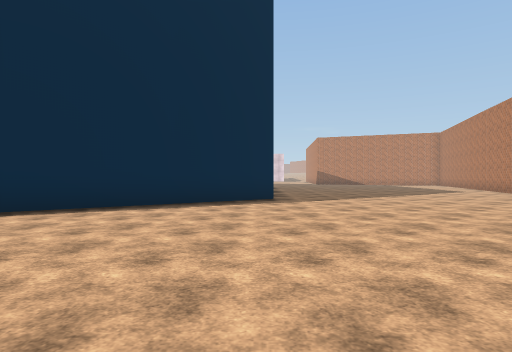
[1] (above)

24 first-person views from a walk through a scene from a Unity 3-D project. The camera is 1.3 m above the floor, looks level and sees 75° across. The floor is counted in squares, 2 m on a side. Each view is taken from the middle of a square. On the plan, view 1 faces up. The plan holds only what a view shows up to about 10 squares ahead; the rest is blank. The place goes on beyond the plan. The player is left out. Some animated figures are not drawn. Some surface patterns are stand-ins.

[2]
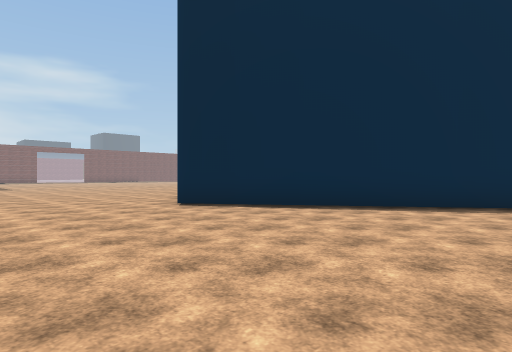

[3]
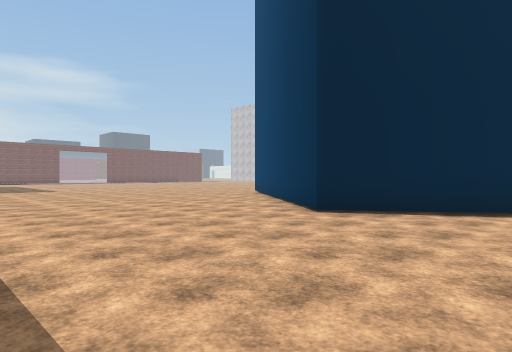

[4]
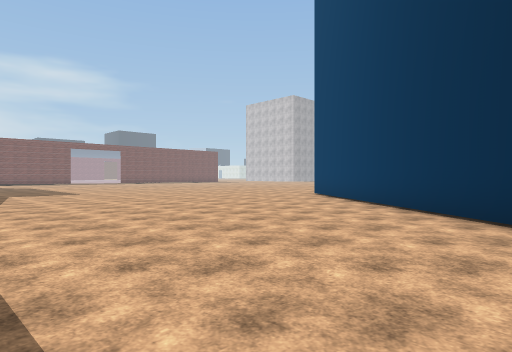

[5]
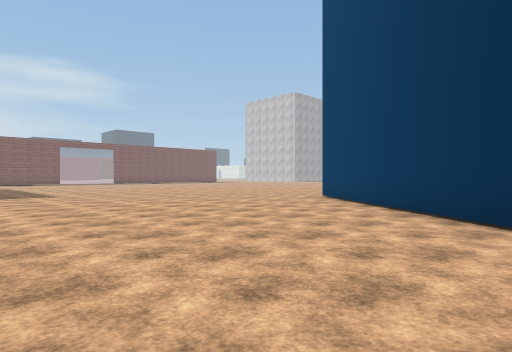

[6]
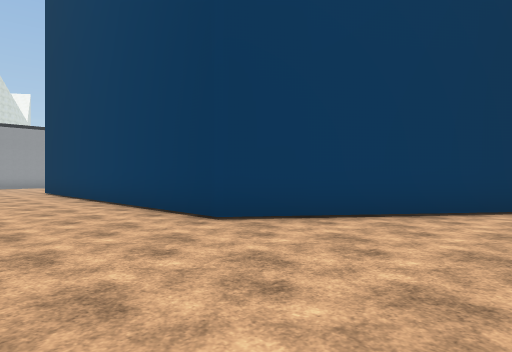

[7]
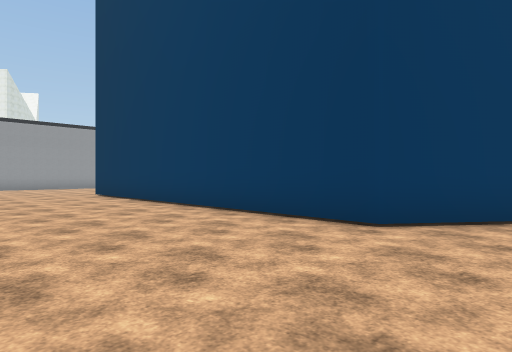

[8]
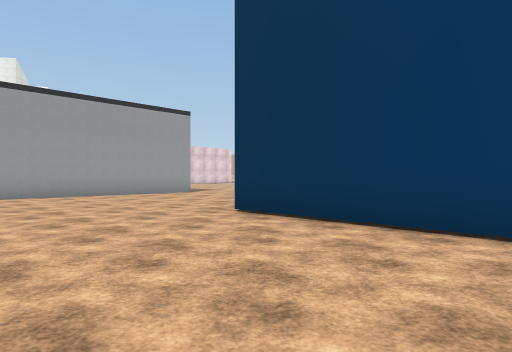

[9]
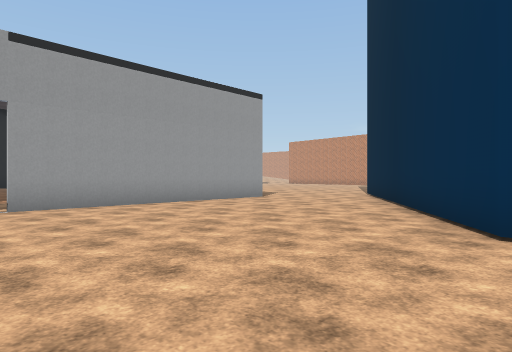

[10]
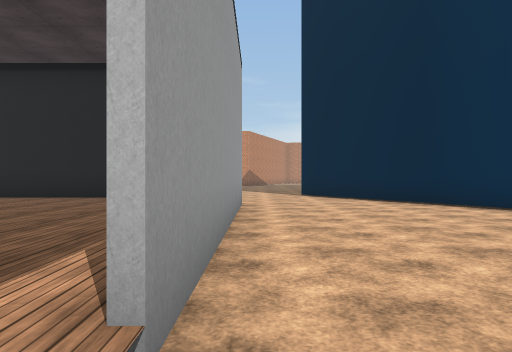

[11]
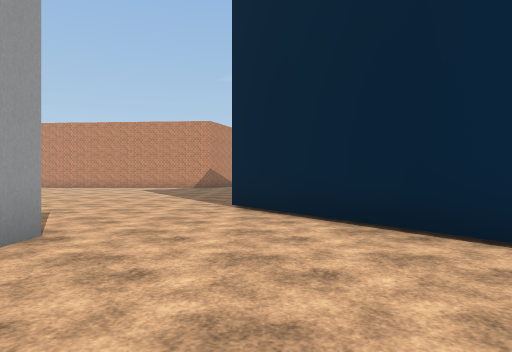

[12]
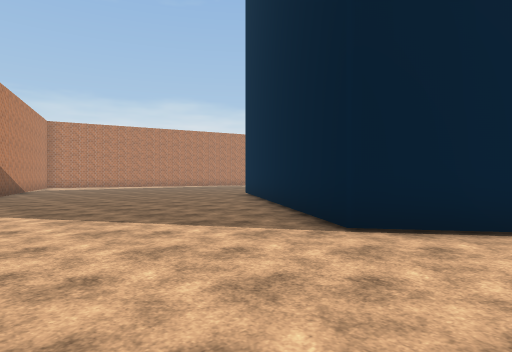

[13]
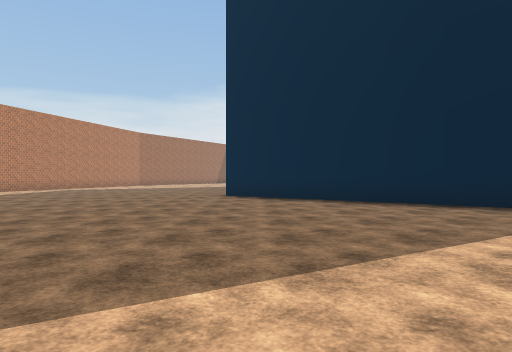

[14]
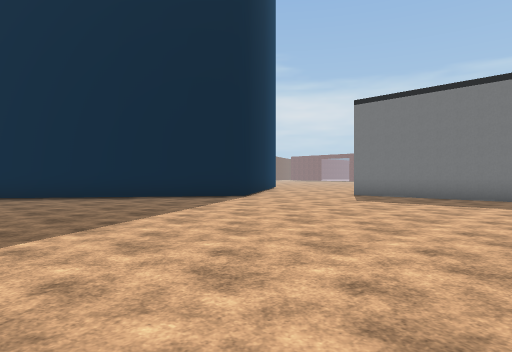

[15]
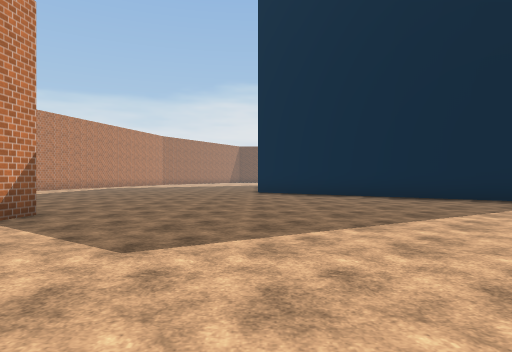

[16]
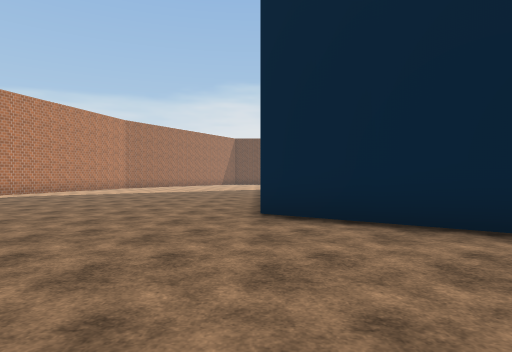

[17]
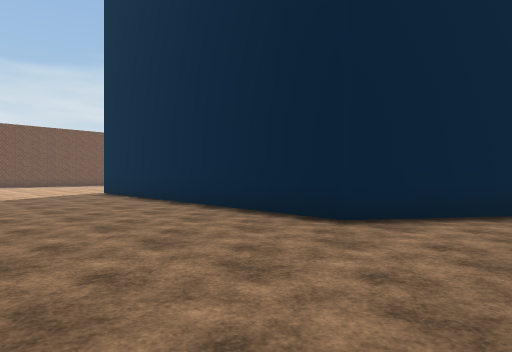

[18]
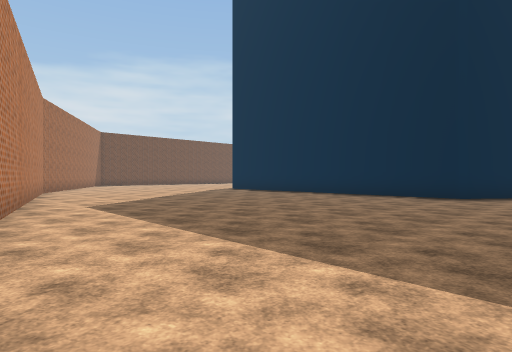

[19]
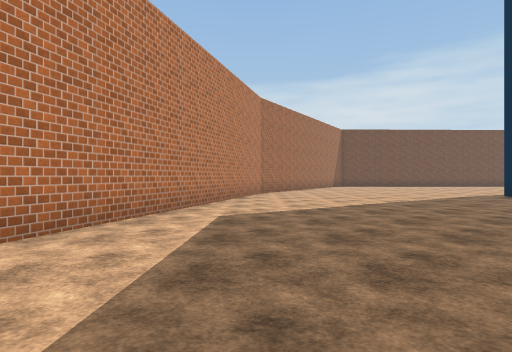

[20]
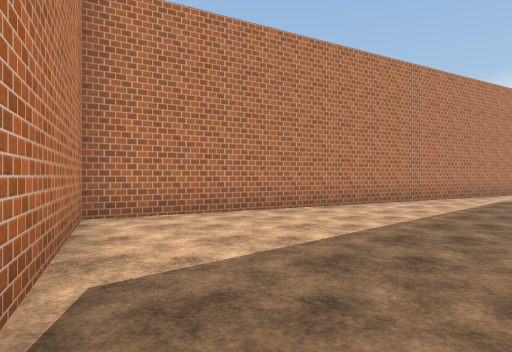

[21]
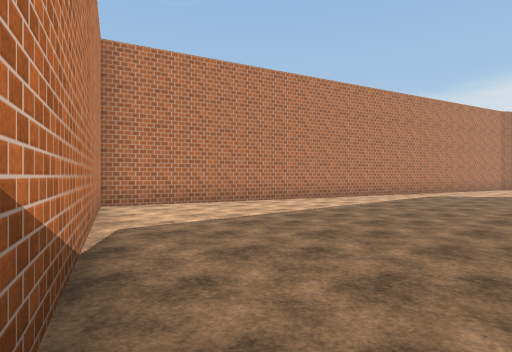

[22]
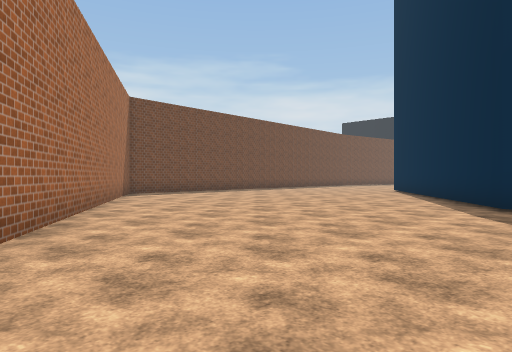

[23]
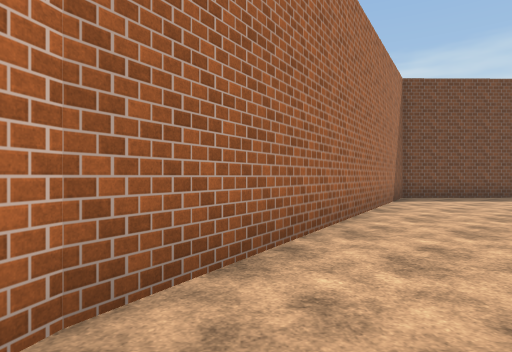

[24]
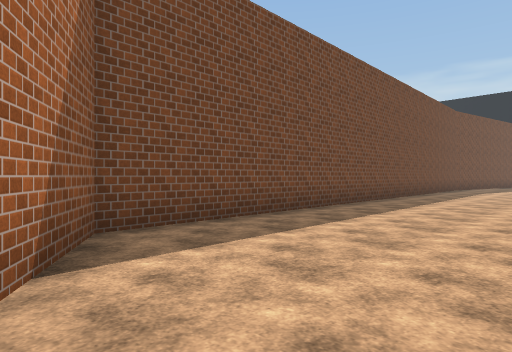

### Floor plan
Points are (right, up) in squares from view 1. A wall is a line through its corners. A room is listed if a view was taken in it or the views show most of it. See-through windows are left out.
Room 1 (views 1, 2, 3, 4, 5, 6, 7, 8, 9, 10, 11, 12, 13, 14, 15, 16, 17, 18, 19, 20, 21, 22, 23, 24)
walls: (0.5, 8.9) (-6.5, 4) (-12.9, 8.9) (-12.9, 18.6) (-6, 23.5) (0.9, 18.6) (0.6, 11.2); (8.5, 9) (12.3, 22.3) (6, 24.9); (4.7, 25.4) (4.7, 26.2); (-9.3, 25.3) (-15.9, 25.4); (-6, -2.1) (2.6, -1.9) (7.9, 6.7); (-9.4, 29.6) (-9.4, 27.2)
ways out: opening at (-16, 25)

Positions as (right, up) in squares from view 1, and headings:
1: (0, 0), facing up
2: (0, 0), facing up-left
3: (-3, -1), facing up-left
4: (-6, -1), facing up-left
5: (-7, 0), facing up-left
6: (-16, 5), facing up-right
7: (-17, 7), facing up-right
8: (-17, 14), facing up-right
9: (-17, 18), facing up-right
10: (-17, 25), facing right
11: (-13, 23), facing right
12: (-8, 27), facing down-right
13: (0, 29), facing down
14: (1, 31), facing down-left
15: (1, 31), facing down
16: (1, 24), facing down
17: (5, 21), facing down-left
18: (11, 21), facing down-left
19: (8, 19), facing down
20: (7, 24), facing down-right
21: (5, 25), facing down-right
22: (8, 10), facing down-left
23: (7, 8), facing down
24: (4, 2), facing down-left
